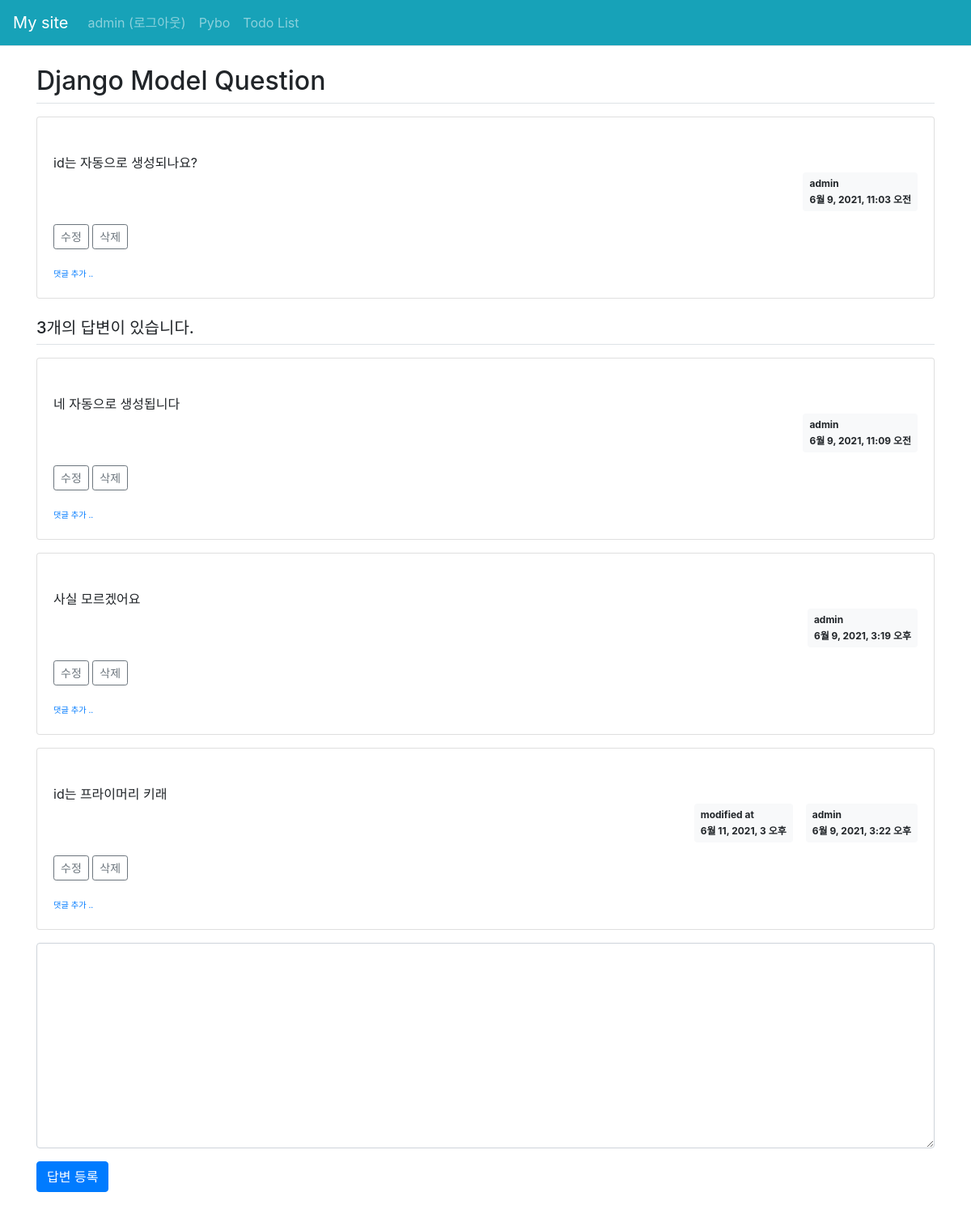
Page /pybo/answer/create/2/ (signed in) on the earlier database version.
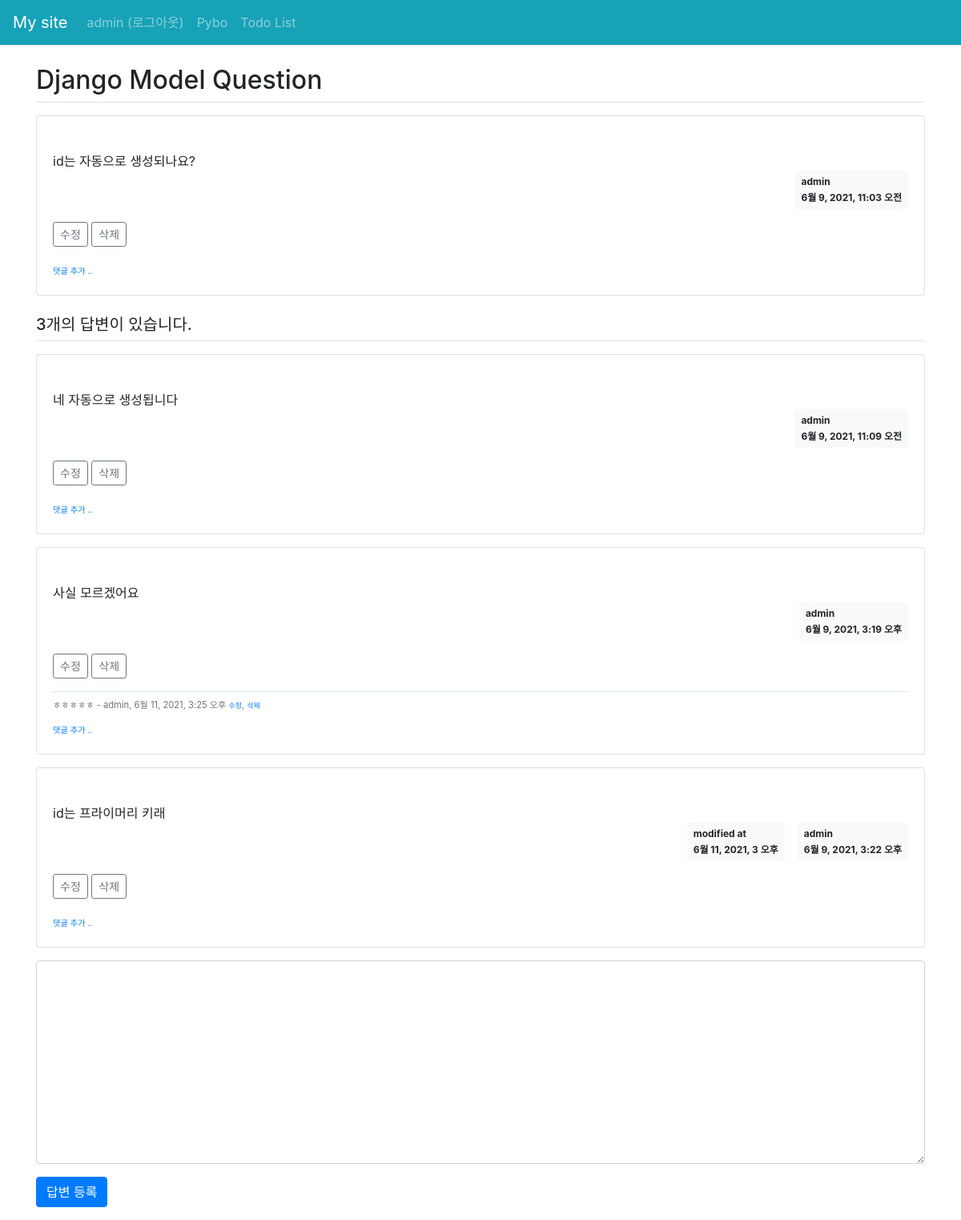
Same page on the later database version.
### pybo/models.py (models this page shows)
class Answer(models.Model):
    author = models.ForeignKey(User, on_delete=models.CASCADE)
    question = models.ForeignKey(Question, on_delete=models.CASCADE)
    content = models.TextField()
    create_date = models.DateTimeField()
    modify_date = models.DateTimeField(null=True, blank=True)

class Comment(models.Model):
    author = models.ForeignKey(User, on_delete=models.CASCADE)
    content = models.TextField()
    create_date = models.DateTimeField()
    modify_date = models.DateTimeField(null=True, blank=True)
    question = models.ForeignKey(Question, null=True, blank=True, on_delete=models.CASCADE)
    answer = models.ForeignKey(Answer, null=True, blank=True, on_delete=models.CASCADE)

### pybo/views/answer_views.py (the view)
@login_required(login_url='common:login')
def answer_create(request, question_id):
    question = get_object_or_404(Question, pk=question_id)
    if request.method == 'POST':
        form = AnswerForm(request.POST)
        if form.is_valid():
            answer = form.save(commit=False)
            answer.author = request.user
            answer.create_date = timezone.now()
            answer.question = question
            answer.save()
            return redirect('pybo:detail', question_id=question.id)
    else:
        form = AnswerForm()
    context = {'question': question, 'form': form}
    return render(request, 'pybo/question_detail.html', context)

### pybo/forms.py
class AnswerForm(forms.ModelForm):
    class Meta:
        model = Answer
        fields = ['content']
        labels = {
            'content': '답변내용',
        }

### templates/pybo/question_detail.html (shortened to what this page needs)
{% extends 'base.html' %}
{% block content %}
<!-- {% load static %}
<link rel="stylesheet" type="text/css" href="{% static 'bootstrap.min.css' %}"> -->
<div class="container my-3">
    <h2 class="border-bottom py-2">{{ question.subject }}</h2>
    <div class="card my-3">
        <div class="card-body">
            <div class="cart-text" style="white-space: pre-line;">
                {{ question.content }}
            </div>
            <div class="d-flex justify-content-end">
                <div class="badge badge-light p-2 text-left">
                    <div class="mb-2">{{ question.author.username }}</div>
                    <div>{{ question.create_date }}</div>
                </div>
            </div>
            {% if request.user == question.author %}
            <div class="my-3">
                <a href="{% url 'pybo:question_modify' question.id %}" class="btn btn-sm btn-outline-secondary">수정</a>
                <a href="#" class="delete btn btn-sm btn-outline-secondary"
                    data-url="{% url 'pybo:question_delete' question.id %}">삭제</a>
            </div>
            {% endif %}
            <div>
                <a href="{% url 'pybo:comment_create_question' question.id  %}" class="small"><small>댓글 추가
                        ..</small></a>
            </div>
        </div>
    </div>
    <h5 class="border-bottom my-3 py-2">
        {{ question.answer_set.count }}개의 답변이 있습니다.
    </h5>
    {% for answer in question.answer_set.all %}
    <div class="card my-3">
        <div class="card-body">
            <div class="card-text" style="white-space: pre-line;">
                {{ answer.content }}
            </div>
            <div class="d-flex justify-content-end">
                {% if answer.modify_date %}
                <div class="badge badge-light p-2 text-left mx-3">
                    <div class="mb-2">modified at</div>
                    <div>{{ answer.modify_date }}</div>
                </div>
                {% endif %}
                <div class="badge badge-light p-2 text-left">
                    <div class="mb-2">{{ answer.author.username }}</div>
                    <div>{{ answer.create_date }}</div>
                </div>
            </div>
            {% if request.user == answer.author %}
            <div class="my-3">
                <a href="{% url 'pybo:answer_modify' answer.id %}" class="btn btn-sm btn-outline-secondary">수정</a>
                <a href="#" class="delete btn btn-sm btn-outline-secondary"
                    data-uri="{% url 'pybo:answer_delete' answer.id  %}">삭제</a>
            </div>
            {% endif %}
            {% if answer.comment_set.count > 0 %}
            <div class="mt-3">
                {% for comment in answer.comment_set.all %}
                <div class="comment py-2 text-muted">
                    <span style="white-space: pre-line;">{{ comment.content }}</span>
                    <span>
                        - {{ comment.author }}, {{ comment.create_date }}
                    </span>
                    {% if request.user == comment.author %}
                    <a href="{% url 'pybo:comment_modify_answer' comment.id  %}" class="small">수정</a>,
                    <a href="#" class="small delete"
                        data-uri="{% url 'pybo:comment_delete_answer' comment.id  %}">삭제</a>
                    {% endif %}
                </div>
                {% endfor %}
            </div>
            {% endif %}
            <div>
                <a href="{% url 'pybo:comment_create_answer' answer.id  %}" class="small"><small>댓글 추가 ..</small></a>
            </div>
        </div>
    </div>
    {% endfor %}
    <form action="{% url 'pybo:answer_create' question.id %}" method="post" class="my-3">
        <div class="form-group">
            <textarea name="content" id="content" {% if not user.is_authenticated %}disabled{% endif %}
                class="form-control" rows="10"></textarea>
        </div>
        <input type="submit" value="답변 등록" class="btn btn-primary">
    </form>
</div>
{% endblock %}

Differences in the rows shown:
added Comment: content "ㅎㅎㅎㅎㅎ", author "admin", create_date "6월 11, 2021, 3:25 오후", shows "수정", shown under Answer "사실 모르겠어요"
